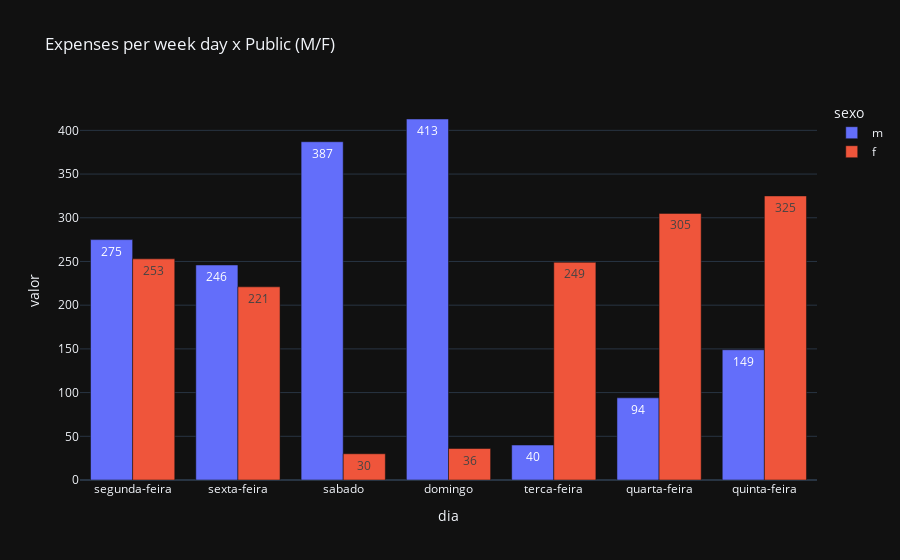

Notebook cell for this chart:
### Code cell
# pd.set_option('display.max_rows', 5)

try:
    df = pd.read_csv(filepath_or_buffer=FILEPATH, sep=SEPARATOR, encoding=ENCODING)
    df_day = df.groupby(by=GROUP_COLUMNS, sort=False).agg(func={'valor': 'sum'}).reset_index()

    fig = px.bar(data_frame=df_day, x=X_LABEL, y=Y_LABEL, title=TITLE, color=COLOR, barmode=BARMODE, text=TEXT)
    fig.show()

except FileNotFoundError:
    display('File not found')
    exit()

# df_months

### Figure 1 — Plotly figure (JSON) as saved in the notebook; plotly's stock layout.template omitted (floating-point values rounded to 4 significant figures)
{"data": [{"alignmentgroup": "True", "hovertemplate": "sexo=m<br>dia=%{x}<br>valor=%{text}<extra></extra>", "legendgroup": "m", "marker": {"color": "#636efa", "pattern": {"shape": ""}}, "name": "m", "offsetgroup": "m", "orientation": "v", "showlegend": true, "text": [275.0, 246.0, 387.0, 413.0, 40.0, 94.0, 149.0], "textposition": "auto", "x": ["segunda-feira", "sexta-feira", "sabado", "domingo", "terca-feira", "quarta-feira", "quinta-feira"], "xaxis": "x", "y": [275, 246, 387, 413, 40, 94, 149], "yaxis": "y", "type": "bar"}, {"alignmentgroup": "True", "hovertemplate": "sexo=f<br>dia=%{x}<br>valor=%{text}<extra></extra>", "legendgroup": "f", "marker": {"color": "#EF553B", "pattern": {"shape": ""}}, "name": "f", "offsetgroup": "f", "orientation": "v", "showlegend": true, "text": [249.0, 305.0, 325.0, 253.0, 221.0, 30.0, 36.0], "textposition": "auto", "x": ["terca-feira", "quarta-feira", "quinta-feira", "segunda-feira", "sexta-feira", "sabado", "domingo"], "xaxis": "x", "y": [249, 305, 325, 253, 221, 30, 36], "yaxis": "y", "type": "bar"}], "layout": {"xaxis": {"anchor": "y", "domain": [0.0, 1.0], "title": {"text": "dia"}}, "yaxis": {"anchor": "x", "domain": [0.0, 1.0], "title": {"text": "valor"}}, "legend": {"title": {"text": "sexo"}, "tracegroupgap": 0}, "title": {"text": "Expenses per week day x Public (M/F)"}, "barmode": "group"}}
